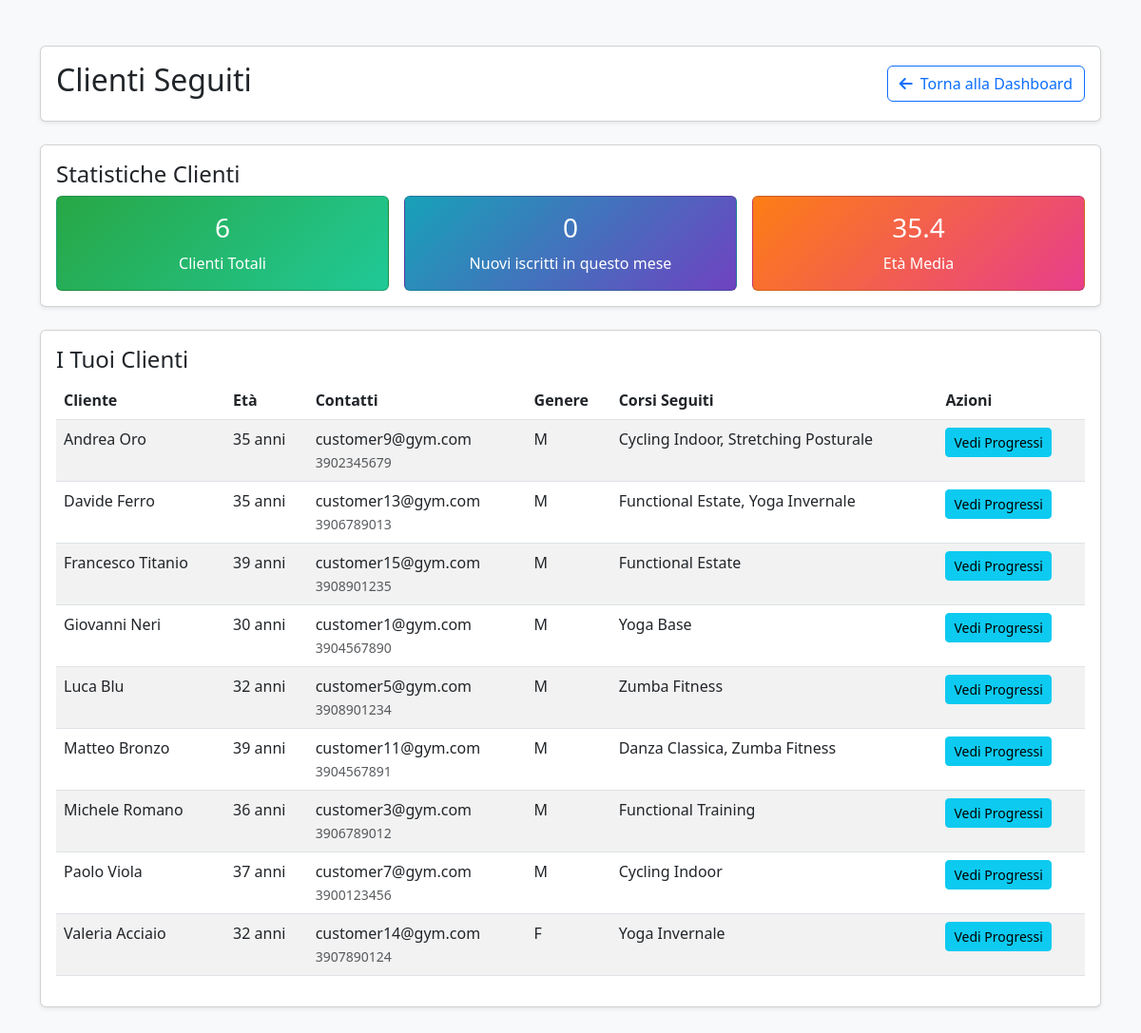
The app's page /trainer_customers.php (signed in) with its own data.
### tables this page shows
CREATE TABLE USERS (
    userID INT PRIMARY KEY AUTO_INCREMENT,
    email VARCHAR(255) UNIQUE NOT NULL,
    password VARCHAR(255) NOT NULL,
    userName VARCHAR(100) NOT NULL,
    firstName VARCHAR(100) NOT NULL,
    lastName VARCHAR(100) NOT NULL,
    birthDate DATE,
    gender ENUM('M', 'F', 'Other'),
    phoneNumber VARCHAR(20),
    role ENUM('customer', 'trainer', 'admin') DEFAULT 'customer'
);

### trainer_customers.php (the view, shortened to what this page needs)
<?php
require_once 'config.php';
$trainerID = $_SESSION['userID'];
$stmt = $conn->prepare("
    SELECT DISTINCT u.userID, u.firstName, u.lastName, u.email, u.phoneNumber, u.birthDate, u.gender,
           GROUP_CONCAT(DISTINCT c.name ORDER BY c.name SEPARATOR ', ') as course_names
    FROM USERS u
    JOIN ENROLLMENTS e ON u.userID = e.customerID
    JOIN COURSES c ON e.courseID = c.courseID
    JOIN TEACHINGS t ON c.courseID = t.courseID
    WHERE t.trainerID = ? AND u.role = 'customer'
    GROUP BY u.userID, u.firstName, u.lastName, u.email, u.phoneNumber, u.birthDate, u.gender
    ORDER BY u.firstName, u.lastName
");
$stmt->bind_param('i', $trainerID);
$stmt->execute();
$customers = $stmt->get_result()->fetch_all(MYSQLI_ASSOC);
function calcAge($birthDate) {
    try {
        $birth = new DateTime($birthDate);
        $now = new DateTime();
        return $now->diff($birth)->y;
    } catch (Exception $e) {
        return 'N/A';
    }
}
function getTrainerCustomerStats($conn, $trainerID) {
    $stmt = $conn->prepare("
        SELECT COUNT(DISTINCT e.customerID) as total
        FROM ENROLLMENTS e
        JOIN COURSES c ON e.courseID = c.courseID
        JOIN TEACHINGS t ON c.courseID = t.courseID
        WHERE t.trainerID = ? AND c.finishDate >= CURDATE()
    ");
    $stmt->bind_param('i', $trainerID);
    $stmt->execute();
    $totalCustomers = $stmt->get_result()->fetch_assoc()['total'];
    $stmt = $conn->prepare("
        SELECT COUNT(DISTINCT e.customerID) as active
        FROM ENROLLMENTS e
        JOIN COURSES c ON e.courseID = c.courseID
        JOIN TEACHINGS t ON c.courseID = t.courseID
        WHERE t.trainerID = ?
        AND c.finishDate >= CURDATE()
        AND e.enrollmentDate >= DATE_SUB(CURDATE(), INTERVAL 30 DAY)
    ");
    $stmt->bind_param('i', $trainerID);
    $stmt->execute();
    $activeThisMonth = $stmt->get_result()->fetch_assoc()['active'];
    $stmt = $conn->prepare("
        SELECT ROUND(AVG(TIMESTAMPDIFF(YEAR, u.birthDate, CURDATE())), 1) as avgAge
        FROM USERS u
        JOIN ENROLLMENTS e ON u.userID = e.customerID
        JOIN COURSES c ON e.courseID = c.courseID
        JOIN TEACHINGS t ON c.courseID = t.courseID
        WHERE t.trainerID = ?
        AND u.birthDate IS NOT NULL
        AND c.finishDate >= CURDATE()
    ");
    $stmt->bind_param('i', $trainerID);
    $stmt->execute();
    $result = $stmt->get_result()->fetch_assoc();
    $avgAge = $result['avgAge'] ?? 0;
    return [
        'total' => $totalCustomers,
        'activeThisMonth' => $activeThisMonth,
        'avgAge' => $avgAge
    ];
}
$stats = getTrainerCustomerStats($conn, $trainerID);
?>
<!DOCTYPE html>
<html lang="it">
<head>
    <link href="https://cdnjs.cloudflare.com/ajax/libs/bootstrap/5.3.0/css/bootstrap.min.css" rel="stylesheet" />
    <link href="https://cdnjs.cloudflare.com/ajax/libs/font-awesome/6.0.0/css/all.min.css" rel="stylesheet" />
</head>
<body class="bg-light">
<div class="container py-5">
    <div class="card shadow-sm mb-4">
        <div class="card-body">
            <div class="d-flex justify-content-between align-items-center">
                <div>
                    <h2>Clienti Seguiti</h2>
                </div>
                <div>
                    <a href="dashboard.php" class="btn btn-outline-primary">
                        <i class="fas fa-arrow-left me-2"></i>Torna alla Dashboard
                    </a>
                </div>
            </div>
        </div>
    </div>
    <?php if (!isset($_GET['view_progress'])): ?>
        <div class="card mb-4 shadow-sm">
            <div class="card-body">
                <h4>Statistiche Clienti</h4>
                <div class="row g-3">
                    <div class="col-md-4">
                        <div class="card text-white h-100" style="background: linear-gradient(135deg, #28a745 0%, #20c997 100%);">
                            <div class="card-body text-center d-flex flex-column justify-content-center">
                                <h3><?= $stats['total'] ?></h3>
                                <p class="mb-0">Clienti Totali</p>
                            </div>
                        </div>
                    </div>
                    <div class="col-md-4">
                        <div class="card text-white h-100" style="background: linear-gradient(135deg, #17a2b8 0%, #6f42c1 100%);">
                            <div class="card-body text-center d-flex flex-column justify-content-center">
                                <h3><?= $stats['activeThisMonth'] ?></h3>
                                <p class="mb-0">Nuovi iscritti in questo mese</p>
                            </div>
                        </div>
                    </div>
                    <div class="col-md-4">
                        <div class="card text-white h-100" style="background: linear-gradient(135deg, #fd7e14 0%, #e83e8c 100%);">
                            <div class="card-body text-center d-flex flex-column justify-content-center">
                                <h3><?= $stats['avgAge'] ?></h3>
                                <p class="mb-0">Età Media</p>
                            </div>
                        </div>
                    </div>
                </div>
            </div>
        </div>
        <div class="card shadow-sm mb-4">
            <div class="card-body">
                <h4>I Tuoi Clienti</h4>
                <?php if (!empty($customers)): ?>
                    <div class="table-responsive">
                        <table class="table table-striped">
                            <thead>
                                <tr>
                                    <th>Cliente</th>
                                    <th>Età</th>
                                    <th>Contatti</th>
                                    <th>Genere</th>
                                    <th>Corsi Seguiti</th>
                                    <th>Azioni</th>
                                </tr>
                            </thead>
                            <tbody>
                                <?php foreach ($customers as $customer): ?>
                                <tr>
                                    <td>
                                        <?= htmlspecialchars($customer['firstName'] . ' ' . $customer['lastName']) ?>
                                    </td>
                                    <td><?= calcAge($customer['birthDate']) ?> anni</td>
                                    <td>
                                        <div><?= htmlspecialchars($customer['email']) ?></div>
                                        <?php if ($customer['phoneNumber']): ?>
                                            <small class="text-muted"><?= htmlspecialchars($customer['phoneNumber']) ?></small>
                                        <?php endif; ?>
                                    </td>
                                    <td><?= htmlspecialchars($customer['gender']) ?></td>
                                    <td>
                                        <?= htmlspecialchars($customer['course_names']) ?>
                                    </td>
                                    <td>
                                        <a href="?view_progress=<?= $customer['userID'] ?>" class="btn btn-sm btn-info">
                                            Vedi Progressi
                                        </a>
                                    </td>
                                </tr>
                                <?php endforeach; ?>
                            </tbody>
                        </table>
                    </div>
                <?php else: ?>
                    <div class="text-center py-5">
                        <h5 class="text-muted">Nessun cliente iscritto ai tuoi corsi</h5>
                    </div>
                <?php endif; ?>
            </div>
        </div>
    <?php endif; ?>
</div>
</body>
</html>

### records on screen
users: firstName+lastName "Andrea Oro", birthDate "35", email "customer9@gym.com", phoneNumber "3902345679", gender "M", course_names "Cycling Indoor, Stretching Posturale"
users: firstName+lastName "Davide Ferro", birthDate "35", email "customer13@gym.com", phoneNumber "3906789013", gender "M", course_names "Functional Estate, Yoga Invernale"
users: firstName+lastName "Francesco Titanio", birthDate "39", email "customer15@gym.com", phoneNumber "3908901235", gender "M", course_names "Functional Estate"
users: firstName+lastName "Giovanni Neri", birthDate "30", email "customer1@gym.com", phoneNumber "3904567890", gender "M", course_names "Yoga Base"
users: firstName+lastName "Luca Blu", birthDate "32", email "customer5@gym.com", phoneNumber "3908901234", gender "M", course_names "Zumba Fitness"
users: firstName+lastName "Matteo Bronzo", birthDate "39", email "customer11@gym.com", phoneNumber "3904567891", gender "M", course_names "Danza Classica, Zumba Fitness"
users: firstName+lastName "Michele Romano", birthDate "36", email "customer3@gym.com", phoneNumber "3906789012", gender "M", course_names "Functional Training"
users: firstName+lastName "Paolo Viola", birthDate "37", email "customer7@gym.com", phoneNumber "3900123456", gender "M", course_names "Cycling Indoor"
users: firstName+lastName "Valeria Acciaio", birthDate "32", email "customer14@gym.com", phoneNumber "3907890124", gender "F", course_names "Yoga Invernale"

### other values on screen
$stats['total'] "6"
$stats['activeThisMonth'] "0"
$stats['avgAge'] "35.4"
